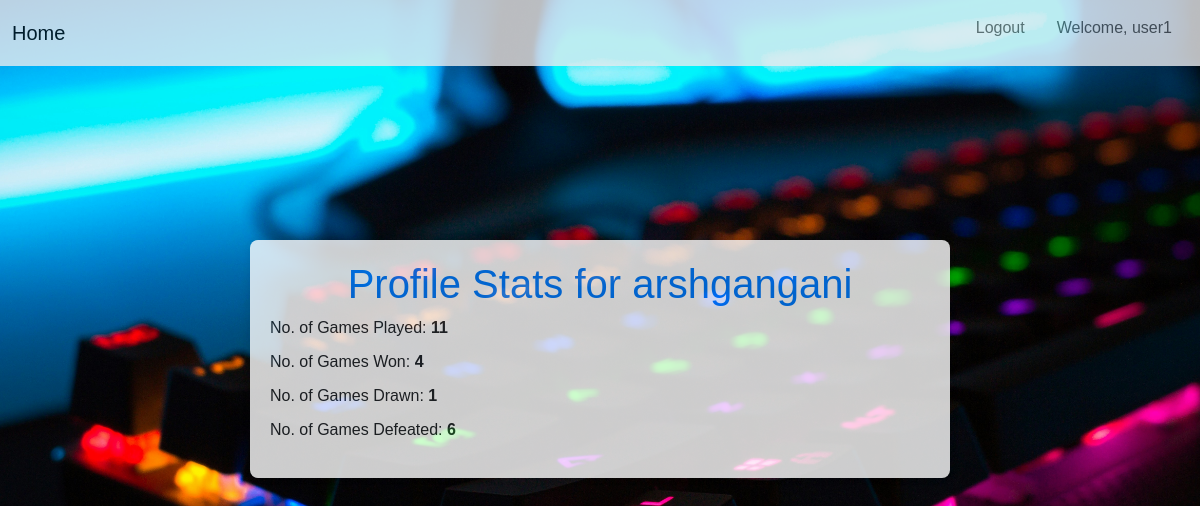
The app's page /profile/arshgangani/ (signed in) with its own data.
### authentication/models.py (models this page shows)
class ProfileStat(models.Model):
    Name = models.ForeignKey(User,on_delete=models.CASCADE)
    No_of_games_played = models.BigIntegerField(default=0)
    No_of_game_won = models.BigIntegerField(default=0)
    No_of_game_draw = models.BigIntegerField(default=0)

### gameapp/views.py (the view)
# urls.py: path('profile/<str:username>/', views.profile_stats, name='profile_stats')
def profile_stats(request, username):
    user = User.objects.get(username=username)
    profile = ProfileStat.objects.get(Name=user)
    games_defeated = profile.No_of_games_played - profile.No_of_game_won - profile.No_of_game_draw
    return render(request, 'profile_stats.html', {'profile': profile,'games_defeated': games_defeated})

### templates/profile_stats.html (shortened to what this page needs)
{% load bootstrap5 %}
{% bootstrap_css %}
<!DOCTYPE html>
<html lang="en">
<head>
</head>
<body>
    <nav class="navbar navbar-expand-lg navbar-light fixed-top" style="background-color: #e9ecef;">
        <div class="container-fluid">
            <a class="navbar-brand" href="/">Home</a>
            <div class="collapse navbar-collapse" id="navbarText">
                <ul class="navbar-nav ms-auto mb-2 mb-lg-0">
                    {% if user.is_authenticated %}
                    <li class="nav-item">
                        <a class="nav-link" href="/logout">Logout</a>
                    </li>
                    <li class="nav-item">
                        <a class="nav-link" href="/profile/{{ user.username }}">Welcome, {{ user.username }}</a>
                    </li>
                    {% else %}
                    <li class="nav-item">
                        <a class="nav-link" href="login">Login</a>
                    </li>
                    {% endif %}
                </ul>
            </div>
        </div>
    </nav>
    <div class="container">
        <h1>Profile Stats for {{ profile.Name.username }}</h1>
        <ul>
            <li>No. of Games Played: <span>{{ profile.No_of_games_played }}</span></li>
            <li>No. of Games Won: <span>{{ profile.No_of_game_won }}</span></li>
            <li>No. of Games Drawn: <span>{{ profile.No_of_game_draw }}</span></li>
            <li>No. of Games Defeated: <span>{{ games_defeated }}</span></li>
        </ul>
    </div>
</body>
</html>

### templates/profile_stats.html (style rules this page uses)
body { font-family: Arial, sans-serif; background-color: #f8f9fa; padding-top: 5em; background-image:url('/media/mateo-nCU4yq5xDEQ-unsplash.jpg'); background-size: cover; }
.container { margin-top: 10em; max-width: 700px; background-color: #fff; border-radius: 8px; padding: 20px; box-shadow: 0px 0px 10px rgba(0, 0, 0, 0.1); opacity: 0.8; }
h1 { text-align: center; color: #007bff; }
ul.navbar-nav li.nav-item a.nav-link { padding: 0.5rem 1rem; }
ul { list-style: none; padding: 0; }
li { margin-bottom: 10px; }
li span { font-weight: bold; color: #212529; }
nav { opacity: 0.8; }

### records on screen
ProfileStat: Name.username "arshgangani", No_of_games_played "11", No_of_game_won "4", No_of_game_draw "1"

### other values on screen
{{ user.username }} "user1"
{{ games_defeated }} "6"
